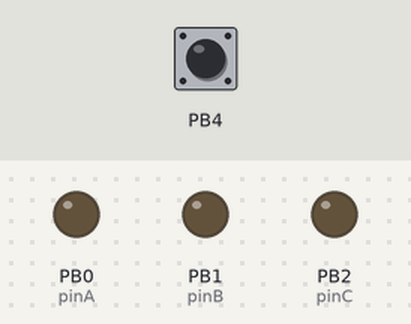
The sketch below on a simulated ATtiny85, built with avr-gcc and run on an emulated ATtiny85. On the bench: output pins drawn as LEDs (lit = HIGH). Dashed ring = blinking. The inputs (shaded band) are chosen by the test bench; at power-on: PB4 HIGH. Random numbers use the default seed unless the sketch sets one.

Above: at 2.7 s.
2.8 s: PB4 pulled LOW for 0.15 s
At 4.1 s:
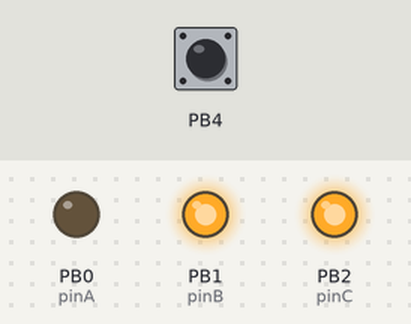
5.8 s: PB4 pulled LOW for 1 s
At 6.55 s:
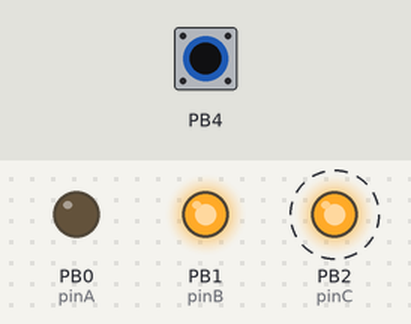
8.8 s: PB4 pulsed LOW 2 times (0.12 s each, 0.3 s apart)
12.4 s: PB4 pulled LOW for 0.15 s
15.5 s: PB4 pulsed LOW 5 times (0.12 s each, 0.3 s apart)
At 24.9 s:
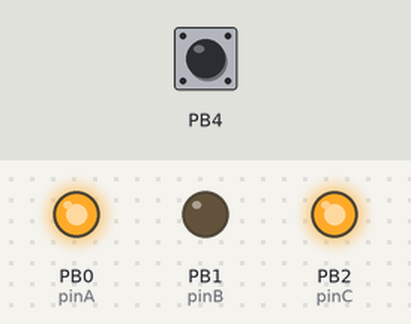
Timing chart, 0 to 37.5 s (numbered marks = the images above; inputs shaded):
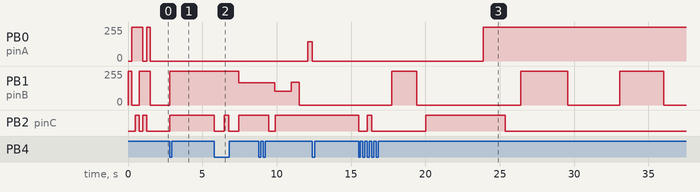

Measured:
- after the input at 2.8 s, PB1 (pinB): 0/255 → 255/255 at once; PB2 (pinC): LOW → HIGH at once
- after the input at 15.5 s, PB2 (pinC): goes LOW 0.60 s, HIGH 0.30 s, LOW 3.6 s, HIGH 5.4 s, then LOW, starting at once

The sketch:

Jar_of_Fireflies.ino
```cpp
/*
Yet Another ATTiny-based Jar of Fireflies
Joe FitzPatrick, @securelyfitz, joefitz@securinghardware.com

Software, hardware, and build notes at https://git.io/fireflies

Arduino sketch for ATTiny45+ based jar of fireflies. 6 charlieplexed LEDs plus a capacitive button
Based very heavily on Jason Webb's jar of fireflies:

todos:
--be more consistent with globals vs. passed values
--clean up state change code
--fix 1 vs 2 led option
--switch power modes when in state 0 to prolong standby battery life https://learn.sparkfun.com/tutorials/h2ohno/low-power-attiny
--turn off ADC to save power

Jason Webb - zen.webb@gmail.com
Project wiki: http://jason-webb.info/wiki/index.php?title=Jar_of_Fireflies
Github repo: https://github.com/jasonwebb/Jar-of-Fireflies
*/

#define F_CPU 1000000

#include <CapacitiveSensor.h>

// Pin assignments
const byte pinA = 0;
const byte pinB = 1;
const byte pinC = 2;

//i'm lazy so i use a ton of global variables to track state
int currled=0;
//int numleds=1;
int count=0;
int currstate=0;
int startmillis=0;
int currmillis=0;
int flashmillis=0;
int delaymillis=0;
bool pressed=false;

CapacitiveSensor   cs_3_4 = CapacitiveSensor(3,4);        // 10M resistor between pins 3 & 4, pin 4 is sensor pin, add a wire and or foil if desired

void setup() {
  // Flush any stray current from the ports
  turnOffAll();
  // flash each LED to show they work and so we know we just put in a good battery
  for(int j=0; j<6; j++) {
    turnOn(j);
    delay(250);
  }
/*  numleds=2;
  for(int j=0; j<6; j++) {
    turnOn(j);
    delay(250);
  }
  numleds=1;
*/
  turnOffAll();
}

void loop() {
  //debounce capacitive sensor
  if(pressed){
    if((cs_3_4.capacitiveSensor(1)<10)){
      pressed=false;
    }
  }else{
    if(cs_3_4.capacitiveSensor(1)>50){
      pressed=true;
      state(currstate+1);
    }
  }

  //LED state is depentend on a combination of all those global variables, plus the elapsed time since entering that state:
  currmillis=millis()-startmillis;

  //do all the work. all this to just set an LED based on the elapsed milliseconds and current state.
  switch(currstate) {
    case 0:
      turnOffAll();
    break;
    case 1:  //one long flash
      multiflash(2,4096,4096,0,0);
    break;
    case 2: //flash quickly for a minute
      multiflash(120,250,750,0,0);
    break;
    case 3: //flash slow for 5 minutes with pause in between
      multiflash(60,2500,7500,500,2500);
    break;
    case 4: //flash random quick forever
      multiflash(0,250,750,0,0);
    break;
    case 5: //flash slow forever with pause inbetween
      multiflash(0,2500,7500,500,2500);
    break;
  }
}

//all this to maintain state between loops
void multiflash(int numflashes,int minflash,int maxflash,int mindelay,int maxdelay){
      //if our counter decrements, turn off (state 0)
      if ((count>=numflashes)and(numflashes!=0)){
        count=0;
        state(0);
      //if we've exceeded the lenth of time for the current flash, prepare for the next flash
      }else if(currmillis>flashmillis+delaymillis){
        startmillis=millis();
        currled=random(0,5);
//        numleds=random(1,2);
        flashmillis=random(minflash,maxflash);
        delaymillis=random(mindelay,maxdelay);
        count++;
      //otherwise. flash a LED
      } else {
        timedflash(currled,flashmillis,currmillis);
      }
}

//resets a ton of global variables to enter a different state
void state(int nextstate){
        turnOffAll();
        currstate=nextstate;
        currstate%=6;
        startmillis=millis();
        flashmillis=0;
        delaymillis=0;
        currled=random(0,5);
//        numleds=random(1,2);
}


//this sets the right PWM value for the LED based on how long the tootal flash should be and how much time has elapsed
void timedflash(int led, int totalmillis, int elapsedmillis){
  //if we're past the end of the flash, then off
  if (elapsedmillis>totalmillis){
    turnOff(led);
  //if we're the first second, then fade in proportionally
  }else if (elapsedmillis<1024){
    analogOn(led,byte(elapsedmillis/4));
  //if we're in the last second, then fade out proportionally
  }else if (totalmillis-elapsedmillis<1024){
    analogOn(led,(totalmillis-elapsedmillis)/4);
  //otherwise, just stay lit
  }else{
    turnOn(led);
  }
}

//useful test function
void flash(int count){
  for(int i=0;i<=count;i++){
    turnOn(1);
    delay(500);
    turnOff(1);
    delay(500);
  }
}

// Turn on a single LED to full brightness
void turnOn(byte led) {
  analogOn(led, 255);
}

// Turn off an LED completely
void turnOff(byte led) {
  analogOn(led, 0);
}

//turns off all LEDs. Should be fixed to use the pin assignments instead of pin numbers directly
void turnOffAll() {
  for(int i=0; i<=2; i++) {
    pinMode(i, OUTPUT);
    digitalWrite(i, LOW);
  }
}

//this chooses between illuminating 1 or 2 charlieplexed LEDs
//not working properly right now
/*
void analogOn12(byte led, byte value) {
  if (numleds==1){
    analogOn(led,value);
  }else{
    analogOn2(led,value);
  }
}


// Write an analog value to 2 LEDs. Thanks to charlieplexing, we can some pairs of LEDs on at once.
//not working properly yet
void analogOn2(byte led, byte value) {
  switch(led) {
    case 0:
      pinMode(pinA, OUTPUT);
      pinMode(pinB, OUTPUT);
      pinMode(pinC, OUTPUT);

      digitalWrite(pinA, LOW);
      digitalWrite(pinC, LOW);
      analogWrite(pinB, value);
      break;
    case 1:
      pinMode(pinA, OUTPUT);
      pinMode(pinB, OUTPUT);
      pinMode(pinC, OUTPUT);

      digitalWrite(pinB, LOW);
      digitalWrite(pinC, LOW);
      analogWrite(pinA, value);
      break;
    case 2:
      pinMode(pinA, OUTPUT);
      pinMode(pinB, OUTPUT);
      pinMode(pinC, OUTPUT);

      digitalWrite(pinC, HIGH);
      digitalWrite(pinA, HIGH);
      analogWrite(pinB, 255-value);
      break;
    case 3:
      pinMode(pinA, OUTPUT);
      pinMode(pinB, OUTPUT);
      pinMode(pinC, OUTPUT);

      digitalWrite(pinC, LOW);
      digitalWrite(pinA, LOW);
      analogWrite(pinB, value);
      break;
    case 4:
      pinMode(pinA, OUTPUT);
      pinMode(pinB, OUTPUT);
      pinMode(pinC, OUTPUT);

      digitalWrite(pinC, HIGH);
      digitalWrite(pinB, HIGH);
      analogWrite(pinA, 255-value);
      break;
    case 5:
      pinMode(pinA, OUTPUT);
      pinMode(pinB, OUTPUT);
      pinMode(pinC, OUTPUT);

      digitalWrite(pinC, LOW);
      digitalWrite(pinB, LOW);
      analogWrite(pinA, value);
      break;
  }
}
*/
// Write an analog value to an LED - just one LED
void analogOn(byte led, byte value) {
  switch(led) {
    case 0:
      pinMode(pinA, OUTPUT);
      pinMode(pinB, OUTPUT);
      pinMode(pinC, INPUT);

      digitalWrite(pinA, LOW);
      analogWrite(pinB, value);
      break;
    case 1:
      pinMode(pinA, OUTPUT);
      pinMode(pinB, OUTPUT);
      pinMode(pinC, INPUT);

      digitalWrite(pinB, LOW);
      analogWrite(pinA, value);
      break;
    case 2:
      pinMode(pinA, INPUT);
      pinMode(pinB, OUTPUT);
      pinMode(pinC, OUTPUT);

      digitalWrite(pinC, HIGH);
      analogWrite(pinB, 255-value);
      break;
    case 3:
      pinMode(pinA, INPUT);
      pinMode(pinB, OUTPUT);
      pinMode(pinC, OUTPUT);

      digitalWrite(pinC, LOW);
      analogWrite(pinB, value);
      break;
    case 4:
      pinMode(pinA, OUTPUT);
      pinMode(pinB, INPUT);
      pinMode(pinC, OUTPUT);

      digitalWrite(pinC, HIGH);
      analogWrite(pinA, 255-value);
      break;
    case 5:
      pinMode(pinA, OUTPUT);
      pinMode(pinB, INPUT);
      pinMode(pinC, OUTPUT);

      digitalWrite(pinC, LOW);
      analogWrite(pinA, value);
      break;
  }
}
```
